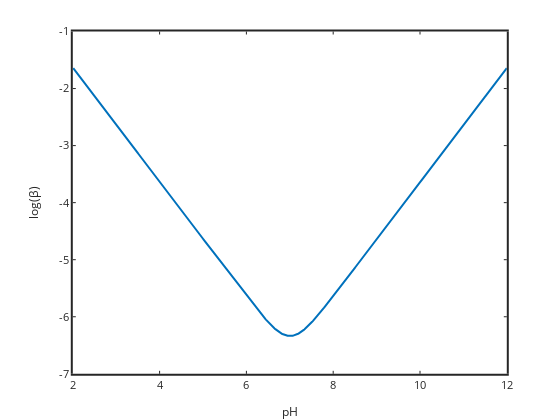

This figure's notebook cell:
### Markdown cell above
In the middle of the titration the buffer capacity is so low we can't see the values.  A "trick" to be able to "see" the curve in a situation like this is to plot the logarithm of the quantity instead of the quantity itself.

### Code cell
%plot -s 600,600 -f 'svg'
plot(pHder,log10(beta),'linewidth',2)
xlabel('pH'); ylabel('log(\beta)')
set(gca,'linewidth',2,'fontsize',11)
title('Buffer capacity versus pH')

### Figure 1 — Plotly figure (JSON) as saved in the notebook; plotly's stock layout.template omitted (floating-point values rounded to 4 significant figures; data arrays with more than 128 entries replaced by an {"elided": "..."} marker saying what was removed)
{"data": [{"line": {"color": "rgb(0,113,188)", "dash": "solid", "width": 2}, "marker": {"color": "rgb(0,113,188)", "line": {"color": "rgb(0,113,188)"}, "size": 6, "symbol": "none"}, "mode": "lines", "name": "", "showlegend": false, "type": "scatter", "visibility": true, "x": {"elided": "1000 float values"}, "xaxis": "x", "y": {"elided": "1000 float values"}, "yaxis": "y"}], "layout": {"height": 420, "hovermode": "closest", "margin": {"b": 0, "l": 0, "r": 0, "t": 0}, "plot_bgcolor": "rgba(0, 0, 0, 0)", "showlegend": false, "width": 560, "xaxis": {"anchor": "y", "autorange": false, "domain": [0.13, 0.905], "exponentformat": "none", "gridcolor": "rgba(38,38,38,0.15)", "gridwidth": 2, "linecolor": "rgb(38,38,38)", "linewidth": 2, "mirror": "ticks", "range": [2, 12], "showgrid": false, "showline": true, "side": "bottom", "spikedash": "solid", "spikemode": "across", "spikesides": false, "spikethickness": 1, "tickangle": 0, "tickcolor": "rgb(38,38,38)", "tickfont": {"color": "rgb(38,38,38)", "size": 11}, "ticklen": 3, "ticks": "inside", "ticktext": ["2", "4", "6", "8", "10", "12"], "tickvals": [2, 4, 6, 8, 10, 12], "title": {"font": {"color": "rgb(38,38,38)", "size": 12.1}, "text": "pH"}, "type": "linear", "visible": true, "zeroline": false}, "yaxis": {"anchor": "x", "autorange": false, "domain": [0.11, 0.925], "exponentformat": "none", "gridcolor": "rgba(38,38,38,0.15)", "gridwidth": 2, "linecolor": "rgb(38,38,38)", "linewidth": 2, "mirror": "ticks", "range": [-7, -1], "showgrid": false, "showline": true, "side": "left", "spikedash": "solid", "spikemode": "across", "spikesides": false, "spikethickness": 1, "tickangle": 0, "tickcolor": "rgb(38,38,38)", "tickfont": {"color": "rgb(38,38,38)", "size": 11}, "ticklen": 3, "ticks": "inside", "ticktext": ["-7", "-6", "-5", "-4", "-3", "-2", "-1"], "tickvals": [-7, -6, -5, -4, -3, -2, -1], "title": {"font": {"color": "rgb(38,38,38)", "size": 12.1}, "text": "log(&#946;)"}, "type": "linear", "visible": true, "zeroline": false}}}
